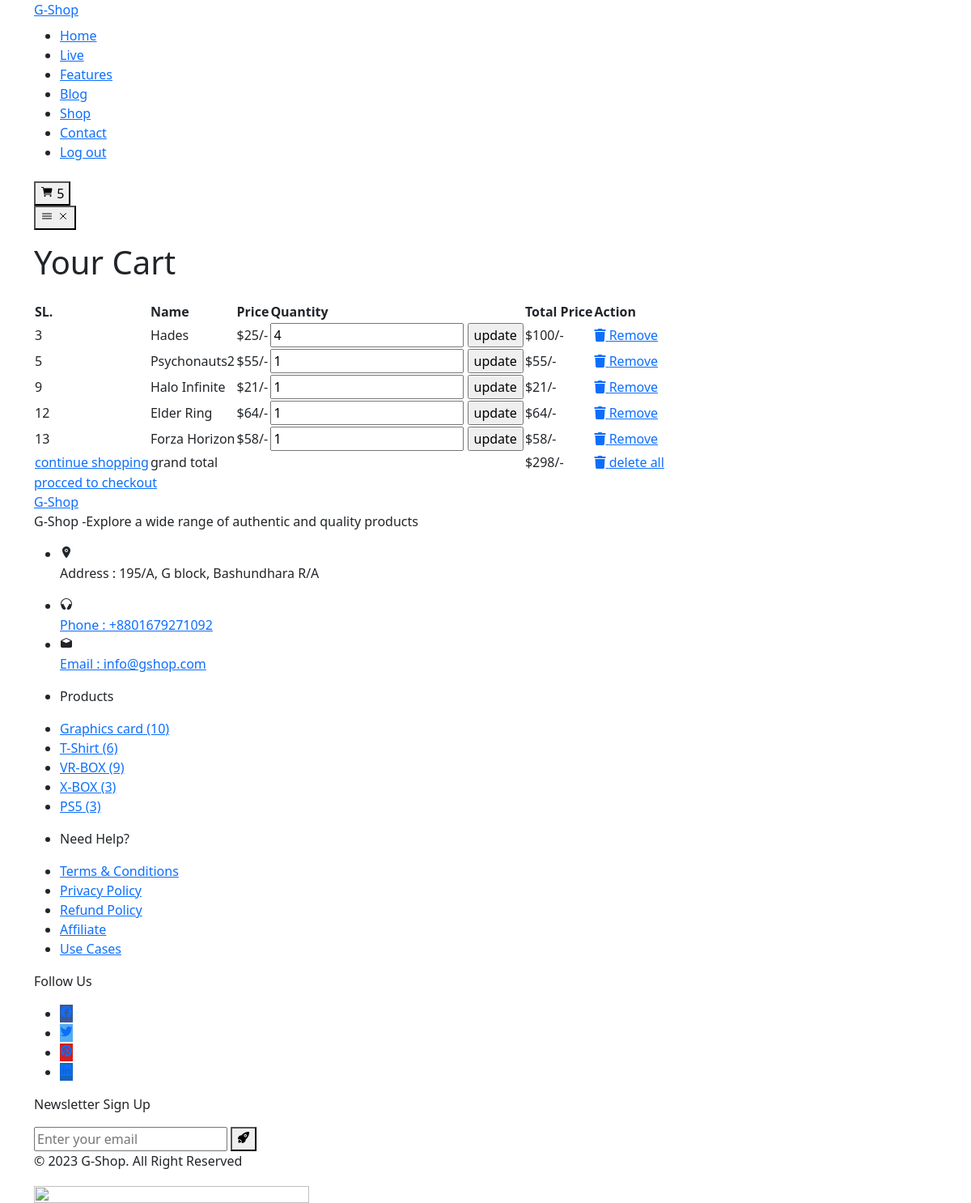
The app's page /cart.php with its own data.
### tables this page shows
CREATE TABLE `cart` (
  `id` int(11) NOT NULL,
  `price` decimal(10,2) NOT NULL,
  `qty` int(11) NOT NULL,
  `image` longblob NOT NULL,
  `name` varchar(255) NOT NULL,
  `remove_id` int(11) NOT NULL
);

### cart.php (the view, shortened to what this page needs)
<?php
include 'config.php';
?>
<!DOCTYPE html>
<html lang="en">
<head>
      <link href="https://cdn.jsdelivr.net/npm/bootstrap@5.0.2/dist/css/bootstrap.min.css" rel="stylesheet">
      <link rel="stylesheet" href="https://cdnjs.cloudflare.com/ajax/libs/font-awesome/5.15.4/css/all.min.css">
</head>
<body>
<?php include 'navbar.php'; ?>
<div class="container">
   <section class="shopping-cart">
      <h1 class="heading py-3">Your Cart</h1>
      <table>
         <thead>
            <th>SL.</th>
            <th>Name</th>
            <th>Price</th>
            <th>Quantity</th>
            <th>Total Price</th>
            <th>Action</th>
         </thead>
         <tbody>
            <?php
            $select_cart = mysqli_query($conn, "SELECT * FROM `cart`");
            $grand_total = 0;
            if(mysqli_num_rows($select_cart) > 0){
               while($fetch_cart = mysqli_fetch_assoc($select_cart)){
            ?>
            <tr>
               <td><div><?php echo $fetch_cart['id'] ?></div></td>
               <td><?php echo $fetch_cart['name']; ?></td>
               <td>$<?php echo number_format($fetch_cart['price']); ?>/-</td>
               <td>
                  <form action="" method="post">
                     <input type="number" name="update_quantity" min="1"  value="<?php echo $fetch_cart['qty']; ?>" >
                     <input type="submit" value="update" name="update_update_btn">
                  </form>
               </td>
               <td>$<?php echo $sub_total = number_format($fetch_cart['price'] * $fetch_cart['qty']); ?>/-</td>
               <td><a href="cart.php?remove=<?php echo $fetch_cart['id']; ?>" onclick="return confirm('Are you sure you want to remove the item from the cart?')" class="delete-btn"> <i class="fas fa-trash"></i> Remove</a></td>
            </tr>
            <?php
            $grand_total += $sub_total;
               };
            };
            ?>
            <tr class="table-bottom">
            <td><a href="shop.php" class="option-btn" style="margin-top: 0;">continue shopping</a></td>
               <td colspan="3">grand total</td>
               <td>$<?php echo $grand_total; ?>/-</td>
               <td><a href="cart.php?delete_all" onclick="return confirm('Are you sure you want to delete all?');" class="delete-btn"> <i class="fas fa-trash"></i> delete all </a></td>
            </tr>
         </tbody>
      </table>
      <div class="checkout-btn">
         <a href="checkout.php" class="button-div <?= ($grand_total > 1)?'':'disabled'; ?>">procced to checkout</a>
      </div>
   </section>
</div>
<?php include 'footer.php'; ?>
</body>
</html>

### navbar.php
<?php
include 'config.php';
$count_query = mysqli_query($conn, "SELECT COUNT(*) as total_items FROM cart");
if ($count_query) {
  $count_result = mysqli_fetch_assoc($count_query);
  $total_items = $count_result['total_items'];
} else {
  $total_items = 0;
}
?>
<div class="header-bottom skewBg" data-header>
  <div class="container">
    <a href="#" class="logo">G-Shop</a>
    <nav class="navbar" data-navbar>
      <ul class="navbar-list">
        <li class="navbar-item">
          <a href="./home.php" class="navbar-link skewBg" data-nav-link>Home</a>
        </li>
        <li class="navbar-item">
          <a href="#live" class="navbar-link skewBg" data-nav-link>Live</a>
        </li>
        <li class="navbar-item">
          <a href="#features" class="navbar-link skewBg" data-nav-link>Features</a>
        </li>
        <li class="navbar-item">
          <a href="#blog" class="navbar-link skewBg" data-nav-link>Blog</a>
        </li>
        <li class="navbar-item">
          <a href="./shop.php" class="navbar-link skewBg" data-nav-link>Shop</a>
        </li>
        <li class="navbar-item">
          <a href="contact.php" class="navbar-link skewBg" data-nav-link>Contact</a>
        </li>
        <li class="navbar-item">
          <a href="./index.php" class="navbar-link skewBg" data-nav-link>Log out</a>
        </li>
      </ul>
    </nav>
    <div class="header-actions">
      <form action="./cart.php" method="get">
        <button class="cart-btn" aria-label="cart">
          <ion-icon name="cart"></ion-icon>
          <span class="cart-badge"><?php echo $total_items; ?></span>
        </button>
      </form>
      <button class="nav-toggle-btn" aria-label="toggle menu" data-nav-toggler>
        <ion-icon name="menu-outline" class="menu"></ion-icon>
        <ion-icon name="close-outline" class="close"></ion-icon>
      </button>
    </div>
  </div>
</div>

### footer.php
<footer class="footer">
<div class="footer-top">
  <div class="container">
    <div class="footer-brand">
      <a href="#" class="logo">G-Shop</a>
      <p class="footer-text">
        G-Shop -Explore a wide range of authentic and quality products
      </p>
      <ul class="contact-list">
        <li class="contact-item">
          <div class="contact-icon">
            <ion-icon name="location"></ion-icon>
          </div>
          <address class="item-text">
            Address : 195/A, G block, Bashundhara R/A
          </address>
        </li>
        <li class="contact-item">
          <div class="contact-icon">
            <ion-icon name="headset"></ion-icon>
          </div>
          <a href="tel:+241245654235" class="item-text">Phone : +8801679271092</a>
        </li>
        <li class="contact-item">
          <div class="contact-icon">
            <ion-icon name="mail-open"></ion-icon>
          </div>
          <a href="mailto:info@exemple.com" class="item-text">Email : info@gshop.com</a>
        </li>
      </ul>
    </div>
    <ul class="footer-list">
      <li>
        <p class="footer-list-title">Products</p>
      </li>
      <li>
        <a href="#" class="footer-link">Graphics card (10)</a>
      </li>
      <li>
        <a href="#" class="footer-link">T-Shirt (6)</a>
      </li>
      <li>
        <a href="#" class="footer-link">VR-BOX (9)</a>
      </li>
      <li>
        <a href="#" class="footer-link">X-BOX (3)</a>
      </li>
      <li>
        <a href="#" class="footer-link">PS5 (3)</a>
      </li>
    </ul>
    <ul class="footer-list">
      <li>
        <p class="footer-list-title">Need Help?</p>
      </li>
      <li>
        <a href="#" class="footer-link">Terms & Conditions</a>
      </li>
      <li>
        <a href="#" class="footer-link">Privacy Policy</a>
      </li>
      <li>
        <a href="#" class="footer-link">Refund Policy</a>
      </li>
      <li>
        <a href="#" class="footer-link">Affiliate</a>
      </li>
      <li>
        <a href="#" class="footer-link">Use Cases</a>
      </li>
    </ul>
    <div class="footer-wrapper">
      <div class="social-wrapper">
        <p class="footer-list-title">Follow Us</p>
        <ul class="social-list">
          <li>
            <a href="#" class="social-link" style="background-color: #3b5998">
              <ion-icon name="logo-facebook"></ion-icon>
            </a>
          </li>
          <li>
            <a href="#" class="social-link" style="background-color: #55acee">
              <ion-icon name="logo-twitter"></ion-icon>
            </a>
          </li>
          <li>
            <a href="#" class="social-link" style="background-color: #d71e18">
              <ion-icon name="logo-pinterest"></ion-icon>
            </a>
          </li>
          <li>
            <a href="#" class="social-link" style="background-color: #1565c0">
              <ion-icon name="logo-linkedin"></ion-icon>
            </a>
          </li>
        </ul>
      </div>
      <div class="footer-newsletter">
        <p class="footer-list-title">Newsletter Sign Up</p>
        <form action="" class="footer-newsletter">
          <input type="email" name="email_address" aria-label="email" placeholder="Enter your email" required
            class="email-field">
          <button type="submit" class="footer-btn" aria-label="submit">
            <ion-icon name="rocket"></ion-icon>
          </button>
        </form>
      </div>
    </div>
  </div>
</div>
<div class="footer-bottom">
  <div class="container">
    <p class="copyright">
      &copy; 2023 G-Shop. All Right Reserved<a href="#" class="copyright-link"></a>
    </p>
    <img src="./assets/images/footer-bottom-img.png" width="340" height="21" loading="lazy" alt=""
      class="footer-bottom-img">
  </div>
</div>
</footer>

### records on screen
cart: id "3", name "Hades", price "25", update_quantity "4", $sub_total = number_format($fetch_cart['price'] * $fetch_cart['qty']) "100"
cart: id "5", name "Psychonauts2", price "55", update_quantity "1", $sub_total = number_format($fetch_cart['price'] * $fetch_cart['qty']) "55"
cart: id "9", name "Halo Infinite", price "21", update_quantity "1", $sub_total = number_format($fetch_cart['price'] * $fetch_cart['qty']) "21"
cart: id "12", name "Elder Ring", price "64", update_quantity "1", $sub_total = number_format($fetch_cart['price'] * $fetch_cart['qty']) "64"
cart: id "13", name "Forza Horizon", price "58", update_quantity "1", $sub_total = number_format($fetch_cart['price'] * $fetch_cart['qty']) "58"

### other values on screen
$total_items "5"
$grand_total "298"
